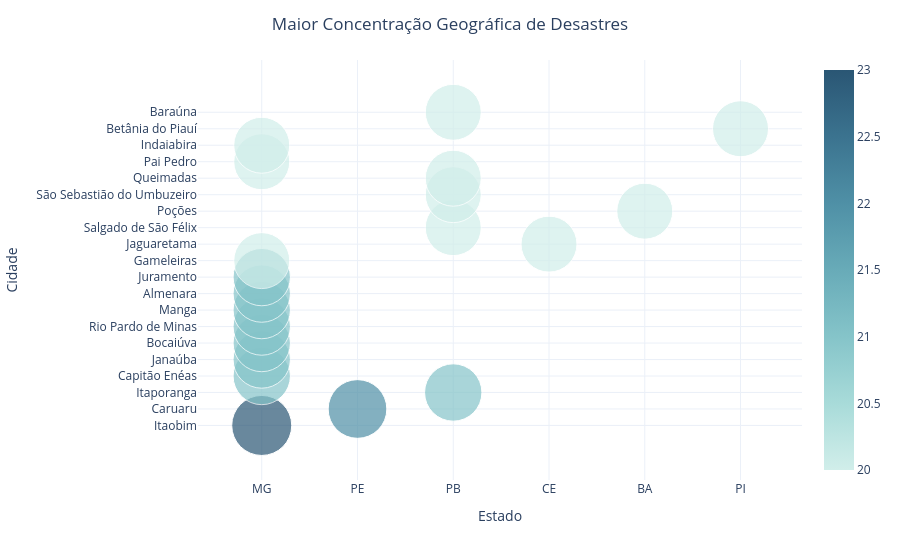

Source (notebook cell):
### Markdown cell above
Criar gráfico
- Bolha

### Code cell
fig = px.scatter(
    q2_df.sort_values("occurrences", ascending=False),
    x="state",
    y="city",
    size="occurrences",
    color="occurrences",
    hover_name="city",
    size_max=60,
    color_continuous_scale="Teal"
)

fig.update_layout(
    title="Maior Concentração Geográfica de Desastres",
    title_x=0.5,
    template="plotly_white",
    xaxis_title="Estado",
    yaxis_title="Cidade",
    coloraxis_colorbar=dict(title="")
)

fig.update_traces(
    marker=dict(
        sizemode='area',
        sizeref=2.*q2_df["occurrences"].max()/(60**2),
        sizemin=6
    )
)

fig.show()

### Figure 1 — Plotly figure (JSON) as saved in the notebook; plotly's stock layout.template omitted (floating-point values rounded to 4 significant figures)
{"data": [{"hovertemplate": "<b>%{hovertext}</b><br><br>state=%{x}<br>city=%{y}<br>occurrences=%{marker.color}<extra></extra>", "hovertext": ["Itaobim", "Caruaru", "Itaporanga", "Capitão Enéas", "Janaúba", "Bocaiúva", "Rio Pardo de Minas", "Manga", "Almenara", "Juramento", "Gameleiras", "Jaguaretama", "Salgado de São Félix", "Poções", "São Sebastião do Umbuzeiro", "Queimadas", "Pai Pedro", "Indaiabira", "Betânia do Piauí", "Baraúna"], "legendgroup": "", "marker": {"color": [23, 22, 21, 21, 21, 21, 21, 21, 21, 21, 20, 20, 20, 20, 20, 20, 20, 20, 20, 20], "coloraxis": "coloraxis", "size": [23, 22, 21, 21, 21, 21, 21, 21, 21, 21, 20, 20, 20, 20, 20, 20, 20, 20, 20, 20], "sizemin": 6, "sizemode": "area", "sizeref": 0.01278, "symbol": "circle"}, "mode": "markers", "name": "", "orientation": "v", "showlegend": false, "type": "scatter", "x": ["MG", "PE", "PB", "MG", "MG", "MG", "MG", "MG", "MG", "MG", "MG", "CE", "PB", "BA", "PB", "PB", "MG", "MG", "PI", "PB"], "xaxis": "x", "y": ["Itaobim", "Caruaru", "Itaporanga", "Capitão Enéas", "Janaúba", "Bocaiúva", "Rio Pardo de Minas", "Manga", "Almenara", "Juramento", "Gameleiras", "Jaguaretama", "Salgado de São Félix", "Poções", "São Sebastião do Umbuzeiro", "Queimadas", "Pai Pedro", "Indaiabira", "Betânia do Piauí", "Baraúna"], "yaxis": "y"}], "layout": {"coloraxis": {"colorbar": {"title": {"text": ""}}, "colorscale": [[0, "rgb(209, 238, 234)"], [0.1667, "rgb(168, 219, 217)"], [0.3333, "rgb(133, 196, 201)"], [0.5, "rgb(104, 171, 184)"], [0.6667, "rgb(79, 144, 166)"], [0.8333, "rgb(59, 115, 143)"], [1, "rgb(42, 86, 116)"]]}, "legend": {"itemsizing": "constant", "tracegroupgap": 0}, "margin": {"t": 60}, "title": {"text": "Maior Concentração Geográfica de Desastres", "x": 0.5}, "xaxis": {"anchor": "y", "domain": [0, 1], "title": {"text": "Estado"}}, "yaxis": {"anchor": "x", "domain": [0, 1], "title": {"text": "Cidade"}}}}
